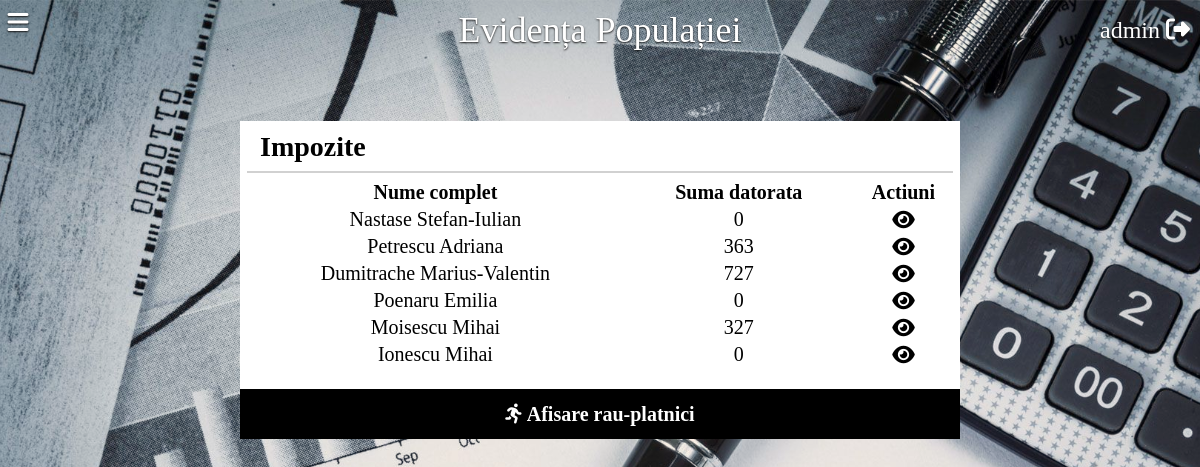
Page /impozite.php (signed in) on the committed database.
### tables this page shows
CREATE TABLE `persoane` (
  `PersoanaID` int NOT NULL AUTO_INCREMENT,
  `Nume` varchar(30) NOT NULL,
  `Prenume` varchar(50) NOT NULL,
  `CNP` char(13) NOT NULL,
  `NumarTelefon` char(10) DEFAULT NULL,
  `Email` varchar(255) DEFAULT NULL,
  `Strada` varchar(50) NOT NULL,
  `Numar` varchar(5) NOT NULL,
  `Apartament` varchar(5) DEFAULT NULL,
  `Bloc` varchar(5) DEFAULT NULL,
  `Sex` char(1) NOT NULL,
  `DataNasterii` date NOT NULL,
  `StareCivila` varchar(20) NOT NULL,
  `ActID` int DEFAULT NULL,
  PRIMARY KEY (`PersoanaID`),
  UNIQUE KEY `IX_Persoane` (`CNP`),
  KEY `FK_Persoane_ActeIdentitate` (`ActID`),
  CONSTRAINT `FK_Persoane_ActeIdentitate` FOREIGN KEY (`ActID`) REFERENCES `acteidentitate` (`ActID`) ON DELETE SET NULL ON UPDATE CASCADE
);

### impozite.php (the view, shortened to what this page needs)
<?php
require_once "config.php";
if(isset($_GET["special"]))
    $query="
        SELECT P.PersoanaID, Nume, Prenume, Email, SUM(Achitat) / COUNT(*) AS ProcentAchitare FROM Impozite I JOIN Persoane P
        ON I.PersoanaID = P.PersoanaID
        group by P.PersoanaID
        HAVING SUM(Achitat) / COUNT(*) < (SELECT SUM(Achitat) / COUNT(*) AS ProcentMediuAchitare FROM Impozite)";
else
    $query = "
        SELECT P.PersoanaID, P.Nume, P.Prenume, S.SumaDatorata
        FROM Persoane P LEFT JOIN
        (SELECT P.PersoanaID, P.Nume, P.Prenume, SUM(I.Valoare) + SUM(I.Penalitati) AS SumaDatorata
            FROM persoane P LEFT JOIN impozite I on P.PersoanaID = I.PersoanaID
            WHERE I.Achitat = 0
            GROUP BY P.PersoanaID, P.Nume, P.Prenume) S
            ON P.PersoanaID = S.PersoanaID";
$result = mysqli_query($link, $query);
$action = 0;
?>
<html>
    <head>
        <link rel="stylesheet" type="text/css" href="style.css">
    </head>
    <body class="impozite">
        <?php include "header.php" ?>
        <div class="center">
            <?php if($action == 0) {?>
                <?php if(!isset($_GET["special"])){?>
                <h2> Impozite</h2>
                <div class="horizontal-line"></div>
                <table>
                    <tr>
                        <th> Nume complet </th>
                        <th> Suma datorata </th>
                        <th> Actiuni </th>
                    </tr>
                    <?php if ($result) {
                        while($row = mysqli_fetch_array($result)){ ?>
                    <tr>
                        <td><?php echo $row['Nume'] . " " . $row['Prenume']; ?> </td>
                        <td><?php
                        if($row['SumaDatorata'] != "")
                            echo $row['SumaDatorata'];
                        else echo "0";?></td>
                        <td>
                        <a href = "impozite.php?action=view&id=<?php echo $row['PersoanaID'] ?>"><i class="fas fa-eye"></i></a>
                        </td>
                    </tr>
                    <?php }
                    }?>
                </table>
                <div class="center_footer">
                    <table>
                        <tr>
                            <th><a href = "impozite.php?special"><i class="fas fa-running"></i> Afisare rau-platnici</a></th>
                        </tr>
                    </table>
                </div>
            <?php }
            }
            ?>
        </div>
    </body>
</html>

### header.php (shortened to what this page needs)
<link rel="stylesheet" href="https://ajax.googleapis.com/ajax/libs/jqueryui/1.12.1/themes/smoothness/jquery-ui.css">
<div id="header">
	<a href="index.php">Evidența Populației</a>
	<div id="left">
	<a href="#" id="show_menu"><i class="fas fa-bars"></i></a>
	</div>
	<div id="right">
	<?php if(!isset($_SESSION["loggedin"]) || $_SESSION["loggedin"] !== true) { ?>
			<a href="login.php"><i class="fas fa-sign-in-alt"></i>
			</a>
		<?php } else if(isset($_SESSION["username"])){ ?>
			<?php echo $_SESSION["username"]?>&nbsp<a href="logout.php"><i class="fas fa-sign-out-alt"></i></i>
			</a>
		<?php } ?>
	</div>
</div>
<div id="tint"></div>
<br>

### style.css (style rules this page uses)
body, html { margin:0 !important; padding:0 !important; }
a { text-decoration: none; color: black; }
#header a { color: white; }
body { background-color: #ffb85b; }
body.impozite { background-image: url("img/impozite.jpg"); background-color: rgba(252, 209, 166, 0.3); background-blend-mode: multiply; height: 100%; background-position: center; background-repeat: no-repeat; background-size: cover; }
.center { background-color: rgba(255, 255, 255, 1); margin: auto; top: 10%; height: max-content; width: 60%; position:relative; }
.center h2 { font-family: MontserratMedium; font-size: 28px; top: 10px; left: 20px; position: relative; padding: 0px; }
.center .horizontal-line { height: 2px; width: 98%; margin: auto; top: -5px; position: relative; background-color: rgb(209, 209, 209); }
#header { position: absolute; top: 0px; background-color: rgba(255, 255, 255, 0.0); color: white; font-family: MontserratSemiBold; font-size: 36px; height: 8%; width: 100%; text-shadow: 0px 1px 2px rgba(24, 24, 24, 1); text-align: center; vertical-align: middle; line-height: 60px; box-shadow: 0px 5px 3px -3px rgba(73, 73, 73, 0.0); z-index: 5; }
#header #left { position: absolute; font-size: 24px; text-align: center; left: 0px; top: 0px; height: 60px; width: 3%; }
#header #left a { position: relative; top: 10px; }
#right { position: absolute; font-family: MontserratRegular; font-size: 24px; text-align: right; right: 10px; top: 0px; }
#tint { position:absolute; height:100%; width: 100%; margin: auto; background-color: rgba(0, 0, 0, 0.0); z-index: 2; pointer-events:none; }
table { width: 100%; font-size: 20px; position:relative; font-family: MontserratLight; color: black; }
th { font-family: MontserratMedium; }
td { text-align: center; }
.center button, .center_footer { background-color: #000000; font-size: 24px; color: white; width: 100%; height: 50px; border: none; position: relative; top: 20px; cursor: pointer; }
.center_footer { cursor:default; }
.center_footer a { color: white; font-family: MontserratRegular; }
.center_footer table { width: 95%; height: 100%; margin: auto; vertical-align: middle; }
::placeholder { color: rgb(190, 190, 190); opacity: 1; }

### rows in the picture
persoane: Nume "Nastase", Prenume "Stefan-Iulian", shows "0"
persoane: Nume "Petrescu", Prenume "Adriana", SumaDatorata "363"
persoane: Nume "Dumitrache", Prenume "Marius-Valentin", SumaDatorata "727"
persoane: Nume "Poenaru", Prenume "Emilia", shows "0"
persoane: Nume "Moisescu", Prenume "Mihai", SumaDatorata "327"
persoane: Nume "Ionescu", Prenume "Mihai", shows "0"

### other values in the picture
$_SESSION["username"] "admin"
